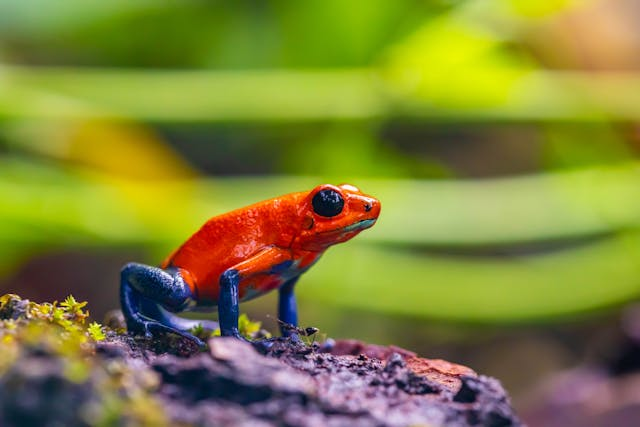
#> input picture frog.jpg, 640 x 427 px, found by its file name
$ python histogramImage.py
#> lines starting #> are read from the running program, lines starting #| are printed output that depends on the picture
from PIL import Image

image = Image.open("./frog.jpg")
#> image is the input picture: PIL image 640x427 RGB; mean R, G, B 129.1, 130.1, 56.6
raster = image.load()

levels = [0 for _ in range(256)]

for x in range(image.width):
    for y in range(image.height):
        pixel = raster [x,y]

        r = pixel[0]
        g = pixel[1]
        b = pixel[2]

        v = int(.2*r + .7*g + .1*b)
        levels[v] +=1

        raster[x, y] = (v, v, v)
#> after the loop, levels = 256 values, max 2717 at index 177, min 0 at index 0, mean 1067.5

image.save("./bw.png")
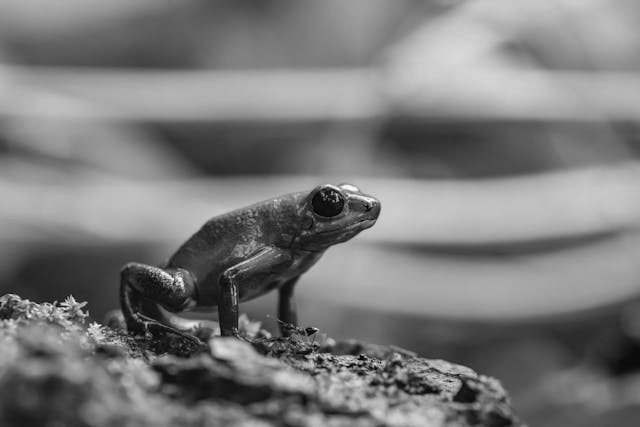
#> saved as bw.png: PIL image 640x427 RGB; min 1, max 253, mean 122.1
print(levels)
#> (printed output is left out)

max_level = max(levels)
#> max_level = 2717

histogram = Image.new("RGB", (256,256))
#> histogram: PIL image 256x256 RGB; every value is 0
histogramRaster = histogram.load()

for x in range(256):
    for y in range(256):
        level = levels[x]
        if((256-y-1) < level/max_level*256):
            histogramRaster[x,y] = (x, x, x)
        else:
            histogramRaster[x,y] = (100, 100, 255)
histogram.save("histogram.png")
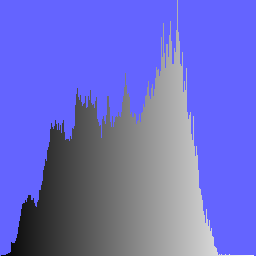
#> saved as histogram.png: PIL image 256x256 RGB; mean R, G, B 108.7, 108.7, 202.5

$ run again, with butterfly.jpg copied over frog.jpg
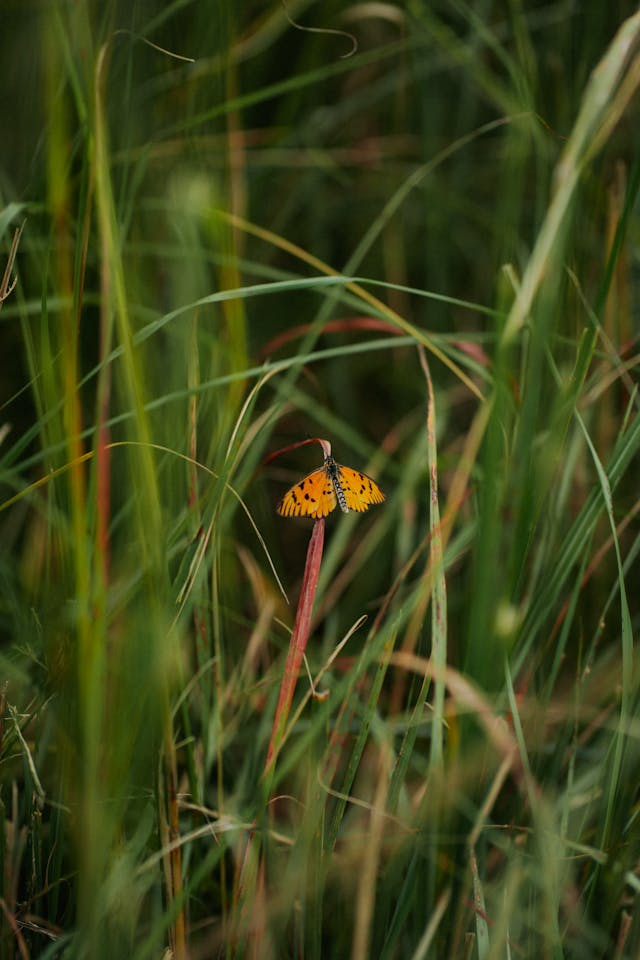
#> input picture butterfly.jpg, 640 x 960 px, found by its file name
#> image is the input picture: PIL image 640x960 RGB; mean R, G, B 61.1, 68.5, 25.3
#> after the loop `for x in range(image.width):`: levels = 256 values, max 10314 at index 42, min 0 at index 200, mean 2400
#> `image.save("./bw.png")`:
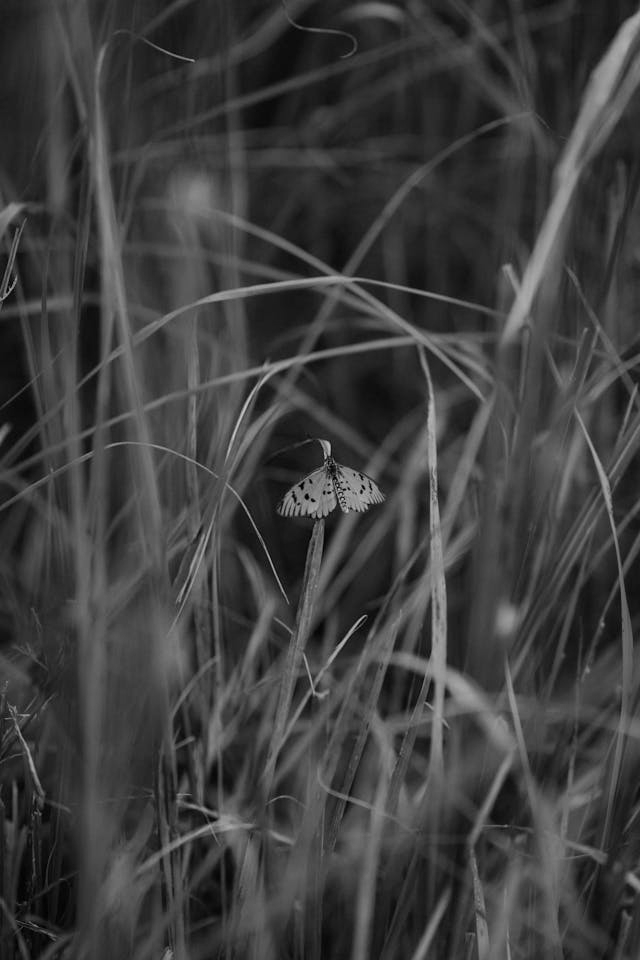
#> saved as bw.png: PIL image 640x960 RGB; min 0, max 203, mean 62.2
#> (printed output is left out)
#> max_level = 10314
#> histogram: PIL image 256x256 RGB; every value is 0
#> `histogram.save("histogram.png")`:
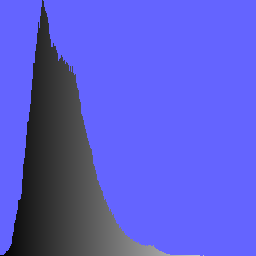
#> saved as histogram.png: PIL image 256x256 RGB; mean R, G, B 91.2, 91.2, 209.9
